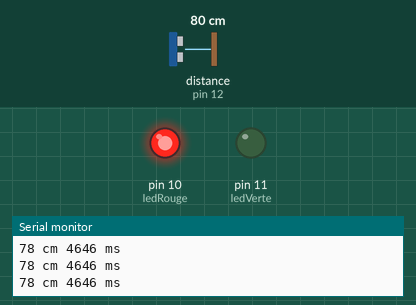
This sketch was run on a simulated Arduino Uno, built with avr-gcc and run on an emulated ATmega328P. On the bench: output pins drawn as LEDs (lit = HIGH), the last lines printed to the serial monitor. Wiring (inferred from the names in the program): ultrasonic range finder: trigger pin 13; echo pin 12. The inputs (shaded band) are chosen by the test bench; at power-on: distance to the obstacle (sensor on pin 12) 80 cm. The echo pulse lasts 58.3 µs per cm; pins used as bus, display or sensor lines are not drawn.

Above: at 1.2 s.
1.3 s: distance to the obstacle (sensor on pin 12) set to 6 cm
2.8 s: distance to the obstacle (sensor on pin 12) set to 3 cm
At 3.7 s:
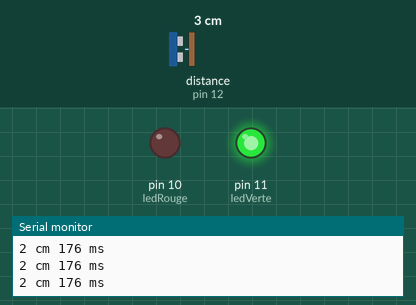
4.3 s: distance to the obstacle (sensor on pin 12) set to 9 cm
At 5.3 s:
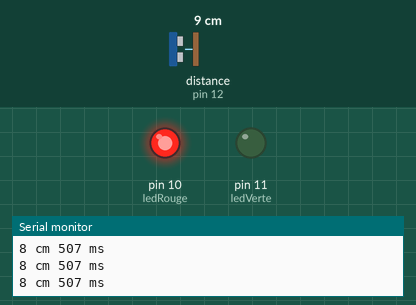
5.8 s: distance to the obstacle (sensor on pin 12) set to 2 cm
At 7.1 s:
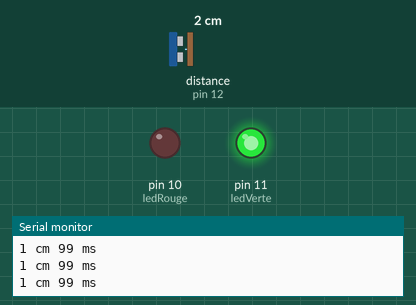
Timing chart, 0 to 8.3 s (numbered marks = the images above; inputs shaded):
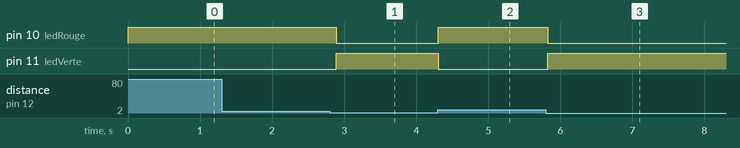

Measured:
- the behaviour switches between 5 and 4 cm on distance to the obstacle (sensor on pin 12) (found by bisection; images 0 and 1)
- after the input at 2.8 s, pin 10 (ledRouge): HIGH → LOW after 0.09 s; pin 11 (ledVerte): LOW → HIGH after 0.09 s
- after the input at 4.3 s, pin 10 (ledRouge): LOW → HIGH at once; pin 11 (ledVerte): HIGH → LOW at once
- after the input at 5.8 s, pin 10 (ledRouge): HIGH → LOW at once; pin 11 (ledVerte): LOW → HIGH at once

The sketch:

sketch_feb28a.ino
```cpp
#define trigPin 13  //Trig Ultrasons (sortie)
#define echoPin 12  //Echo Ultrasons (entrée)
#define ledVerte 11      //Led verte
#define ledRouge 10     //Led rouge

void setup() {
  Serial.begin (9600);
  pinMode(trigPin, OUTPUT);  //Trig est une sortie
  pinMode(echoPin, INPUT);   //Echo est le retour, en entrée
  pinMode(ledVerte, OUTPUT);
  pinMode(ledRouge, OUTPUT);
}

void loop() {
  long duration, distance;
  digitalWrite(trigPin, LOW);
  delayMicroseconds(2);
  digitalWrite(trigPin, HIGH);
  delayMicroseconds(10); //Trig déclenché 10ms sur HIGH
  digitalWrite(trigPin, LOW);

  // Calcul de l'écho
  duration = pulseIn(echoPin, HIGH);
  // Distance proportionnelle à la durée de sortie
  distance = duration*340/(2*10000);  //Vitesse du son théorique

  if (distance < 4) {  // Distance trop près
    digitalWrite(ledVerte,HIGH); //Vert éclairé seulement
    digitalWrite(ledRouge,LOW);
}
  else {   //Trop loin
    digitalWrite(ledVerte,LOW);
    digitalWrite(ledRouge,HIGH);
  }
  //Hors de portée (duration)
  if ( distance <= 0){
    //Serial.print(duration);
    Serial.println("Hors de portee");
  }
  else {
    Serial.print(distance);
    Serial.print(" cm ");
    Serial.print(duration);
    Serial.println(" ms");
  }
  delay(100);  //0.1 sec entre deux mesures
}
```
